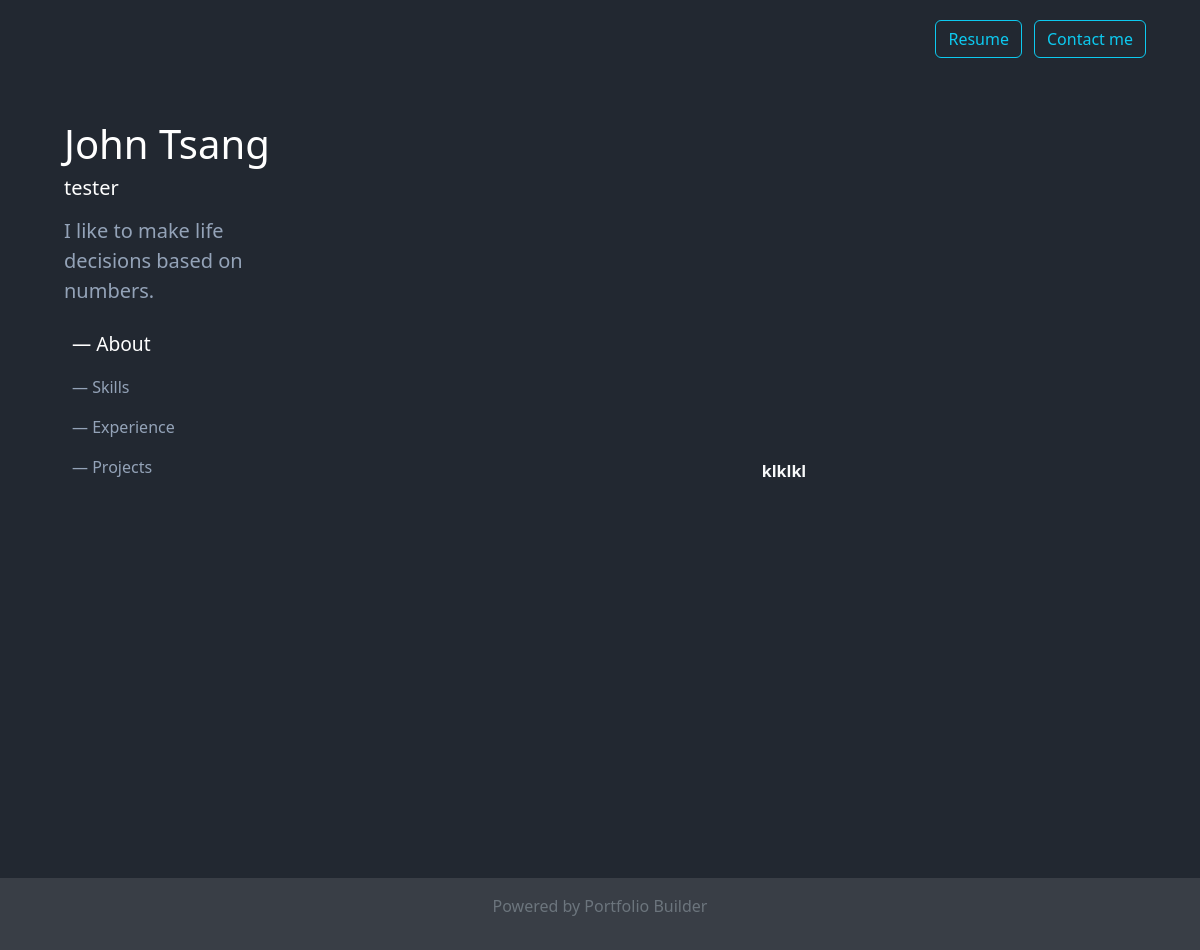
Page /portfolio/test123 on the committed database.
### tables this page shows
CREATE TABLE "users"(
    "id" INTEGER PRIMARY KEY AUTOINCREMENT,
    "username" TEXT NOT NULL UNIQUE,
    "password_hash" TEXT NOT NULL,
    "first_name" TEXT NOT NULL,
    "last_name" TEXT NOT NULL,
    "email" TEXT NOT NULL UNIQUE,
    "role" TEXT NOT NULL,
    "headline" TEXT NOT NULL
);

CREATE TABLE "about"(
    "user_id" INTEGER PRIMARY KEY,
    "about_me" TEXT,
    FOREIGN KEY ("user_id") REFERENCES "users" ("id")
);

### portfolio/routes.py (the view)
@app.route('/portfolio/<username>')
def portfolio(username):
    sql = "SELECT * FROM users JOIN about ON users.id = about.user_id WHERE users.username = :username"
    sql_q = text(sql)
    with db.engine.connect() as connection:
        user = connection.execute(sql_q, {'username': username}).fetchone()
    if not user:
        abort(404, description="User not found")
    user_id = user.id
    sql = "SELECT * FROM skills WHERE user_id = :user_id"
    sql_q = text(sql)
    with db.engine.connect() as connection:
        user_skills = connection.execute(sql_q, {'user_id': user_id}).fetchall()
    sql = "SELECT * FROM experience WHERE user_id = :user_id"
    sql_q = text(sql)
    with db.engine.connect() as connection:
        result = connection.execute(sql_q, {'user_id': user_id}).fetchall()
    if result:
        user_experience_list = [
            {
                "experience_id": row.experience_id,
                "start_date": row.start_date,
                "end_date": row.end_date,
                "employer": row.employer,
                "role": row.role,
                "description": row.description,
                "tags": row.tags.split(',') if row.tags else [],
                "start_date_formatted": datetime.strptime(row.start_date, "%Y-%m").strftime("%b-%Y").upper(),
                "end_date_formatted": datetime.strptime(row.end_date, "%Y-%m").strftime("%b-%Y").upper() if row.end_date != 'CURRENT' else row.end_date,
            }
            for row in result
        ]
    else:
        user_experience_list = None
    sql = "SELECT * FROM projects WHERE user_id = :user_id ORDER BY sort_order, project_id"
    sql_q = text(sql)
    with db.engine.connect() as connection:
        user_projects = connection.execute(sql_q, {'user_id': user_id}).fetchall()
    return render_template('portfolio.html', user=user, user_skills=user_skills, user_experience_list=user_experience_list, user_projects=user_projects)

### portfolio/templates/portfolio.html (shortened to what this page needs)
<!DOCTYPE html>
<html>
<head>
  <link href="https://cdn.jsdelivr.net/npm/bootstrap@5.3.3/dist/css/bootstrap.min.css" rel="stylesheet">
  <link href="https://cdn.jsdelivr.net/npm/quill@2.0.3/dist/quill.snow.css" rel="stylesheet" />
  <link rel="stylesheet" type="text/css" href="{{url_for('static',filename='css/style.css')}}">
</head>
<body>
    <div class="port-container d-flex flex-row-reverse">
            <span><a href="mailto:tsangh4@cardiff.ac.uk" class="contact-btn btn btn-outline-info">Contact me</a></span>
            <span><a href="#" class="contact-btn btn btn-outline-info">Resume</a></span>
    </div>
    <div class="port-container container-xxl d-flex flex-row">
        <div class="col-4 sticky-header">
            <header class="port-user-info p-3">
                <div class="port-intro">
                    <h1 class="port-name text-white">{{user.first_name}} {{user.last_name}}</h1>
                    <h5 class="port-role text-white">{{user.role}}</h5>
                    <p class="lead port-headline">
                        {{user.headline}}
                    </p>
                </div>
                <nav>
                    <ul class="nav col-12 col-lg-auto me-lg-auto justify-content-center mb-md-0 d-flex flex-column mb-3">
                        <li><a href="#about" class="nav-link px-2 port-nav-link active">— About</a></li>
                        <li><a href="#skills" class="nav-link px-2 port-nav-link">— Skills</a></li>
                        <li><a href="#exp" class="nav-link px-2 port-nav-link">— Experience</a></li>
                        <li><a href="#proj" class="nav-link px-2 port-nav-link">— Projects</a></li>
                    </ul>
                </nav>
            </header>
        </div>
        <main class="col-8 port-main">
            <div class="row g-2">
                <section class="port-about text-light" id="about">
                    {{user.about_me|safe}}
                </section>
        </main>
    </div>
    <footer class="py-3 port-footer">
        <p class="text-center text-secondary">Powered by Portfolio Builder</p>
    </footer>
</body>
</html>

### portfolio/static/css/style.css (style rules this page uses)
a { color:#00ADB5; text-decoration: none; }
html { scroll-behavior: smooth; }
main { display: -ms-flexbox; display: -webkit-box; display: flex; -ms-flex-align: center; -ms-flex-pack: center; -webkit-box-align: center; align-items: center; -webkit-box-pack: center; justify-content: center; padding-top: 40px; padding-bottom: 40px; background-color: #f2f4f7; }
.port-container { padding-left: 48px; padding-right: 48px; background-color: #222831; }
.contact-btn { margin: 20px 6px; }
.port-user-info { background-color: #222831; position: sticky; top: 0; height: 100vh; }
.port-name { padding-top: 26px; }
.port-role { padding-bottom: 8px; }
.port-headline { max-width: 250px; color:#94A3B8; }
.port-nav-link { color:#94A3B8; }
.port-nav-link.active { color:#ffff; font-size: larger; }
.port-main { background-color: #222831; padding-top: 0; }
.port-about { padding-top:42px; }
.port-footer { background-color: #393E46; margin: 0px; }

### rows in the picture
users: first_name "John", last_name "Tsang", role "tester", headline "I like to make life decisions based on numbers."
about: about_me "klklkl"
